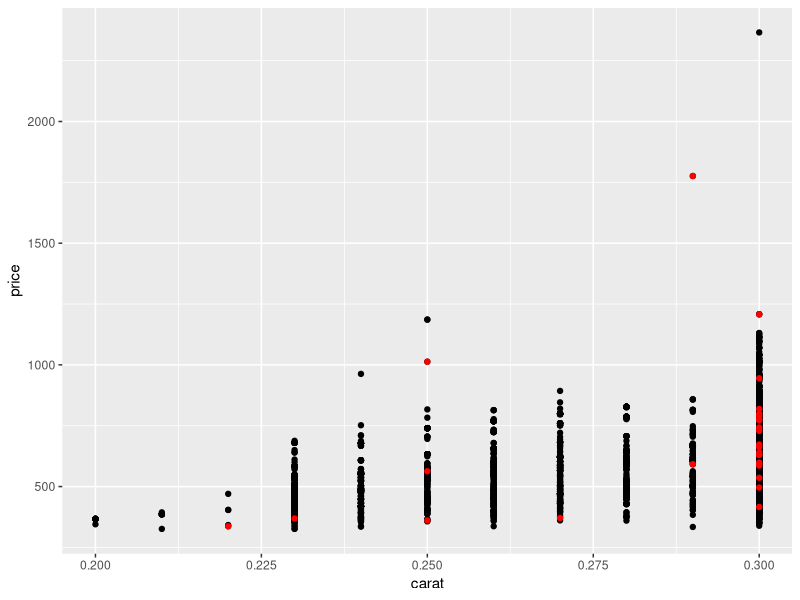

Reproduce this figure in R.
## ---- chunk 1
# knitr options
knitr::opts_chunk$set(echo = TRUE)
## ---- chunk 2
library(tidyverse)

## ---- chunk 3
## NOTE: Re-write this code to use the placeholder
diamonds %>% glimpse(.)
## ---- chunk 4
## TASK: Uncomment and run this code; explain
##       why it fails and fix it.
2 %>%
  {. * .}

## ---- chunk 5
diamonds %>%
  filter(carat <= 0.3) %>%

  ggplot(aes(carat, price)) +
  geom_point() +
  geom_point(
    ## TODO: Re-write this section
    data = . %>%
      filter(cut == "Fair"),
    color = "red"
  )
